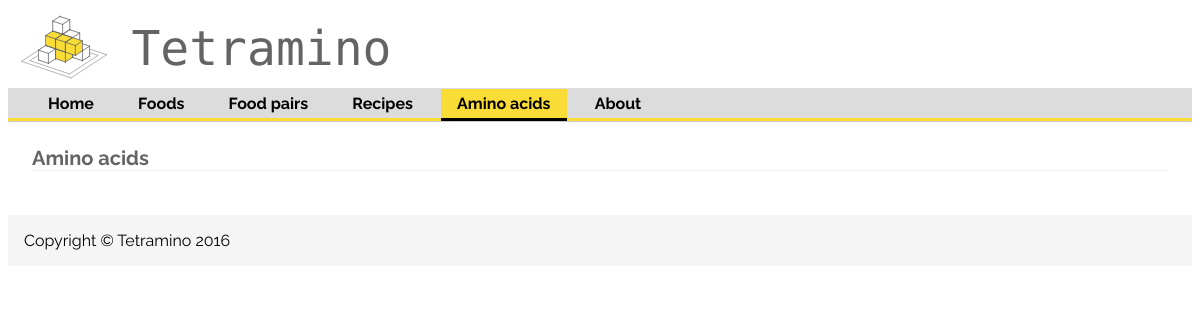
Before: /listAminoAcids/ with the older database file.
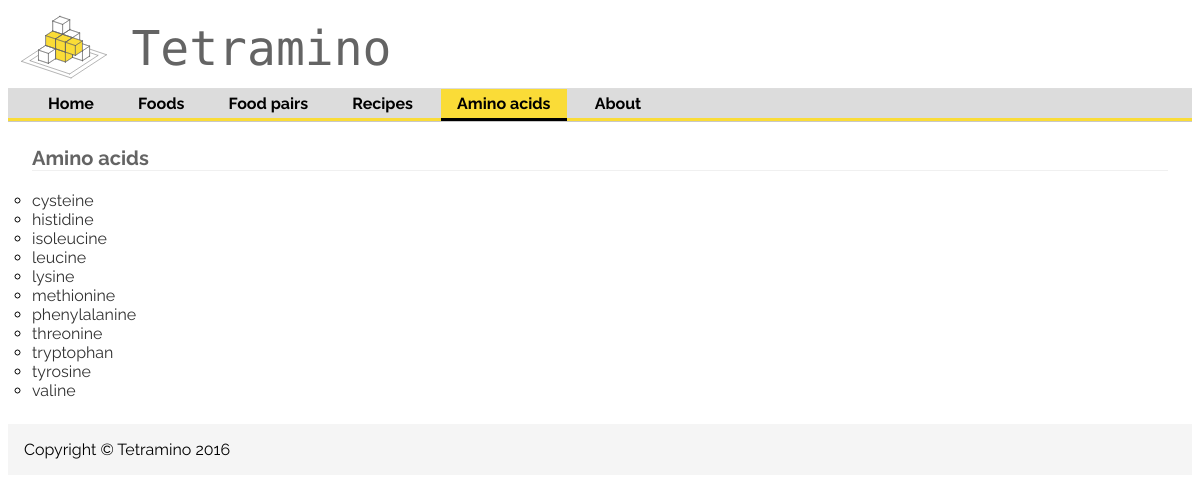
After: the same page with the newer database file.
### aminoApp/models.py (models this page shows, shortened)
class Nutriment(models.Model):
    dbid = models.IntegerField()
    internal_name = models.CharField(max_length=10)
    public_name = models.CharField(max_length=20)
    unit = models.CharField(max_length=10)
    description = models.TextField(null=True, blank=True)
    category = models.CharField(max_length=30)

### aminoApp/views.py (the view)
# urls.py: url(r'^listAminoAcids/', views.showAminoAcidList, name='listAminoAcid'),
def showAminoAcidList(request):
    aminoAcids= Nutriment.objects.filter(category='amino acid (essential)').order_by('public_name')[:25]
    context = {'aminoAcids': aminoAcids}
    return render(request, 'aminoApp/aminoAcidList.html', context)

### aminoApp/templates/aminoApp/aminoAcidList.html (shortened to what this page needs)
{% extends "aminoApp/baseAminoAcids.html" %}
{% block content %}
<h1>Amino acids</h1>
        <ul>
        {% for acid in aminoAcids %}
            <li><a href="/aminoAcid_{{acid.internal_name}}/">{{ acid.public_name }}</a></li>
        {% endfor %}
        </ul>
{% endblock %}

### aminoApp/templates/aminoApp/baseAminoAcids.html (shortened to what this page needs)
{% extends "aminoApp/base.html" %}
{% block section %}section-aminos{% endblock %}

### aminoApp/templates/aminoApp/base.html (shortened to what this page needs)
<!DOCTYPE html>
<html lang="en">
<head>
    {% load static from staticfiles %}
    <link rel="stylesheet" href="{% static "aminoApp/yellowBungeeStyle.css" %}" />
</head>
<body id="{% block section %}section-generic{% endblock %}">
    <div id="titlebar">
        <table style="width:100%">
            <tr>
                <td width="10%"><img src="/static/aminoApp/platefulOfCubes.svg" height="70" width="100" align="middle"/></td>
                <td>Tetramino</td>
            </tr>
        </table>
    </div>
    <div id="headbar">
        {% block headbar %}
        <ul>
            <li class="nav-home"><a href="/">Home</a></li>
            <li class="nav-foods"><a href="/listFoods/" class="foods">Foods</a></li>
            <li class="nav-foodpairs"><a href="/choosePair/">Food pairs</a></li>
            <li class="nav-recipes"><a href="/recipeTable/">Recipes</a></li>
            <li class="nav-aminos"><a href="/listAminoAcids/">Amino acids</a></li>
            <li class="nav-about"><a href="/about/">About</a></li>
        </ul>
        {% endblock %}
    </div>
    <div id="subhead">
    </div>
    <div id="content">
        {% block content %}{% endblock %}
    </div>
    <div id="footer">
        {% block footer %}Copyright &copy; Tetramino 2016{% endblock %}
    </div>
</body>
</html>

### aminoApp/static/aminoApp/yellowBungeeStyle.css (style rules this page uses)
img { vertical-align:middle; }
ul { list-style-type: circle; padding: 0; margin: 0; }
#content ul { list-style-type: circle; padding: 0; margin: 0; }
body { font-family: "Raleway", serif; }
th, td { border-bottom: 1px solid #ddd; padding: 5px; }
table { border-collapse: collapse; border: 1px solid #ddd; width: 80%; }
#titlebar table { border: 0px; }
#titlebar td { font-family: 'Monoton', cursive; font-size: 48px; font-weight: bold margin-top: -0.2em; margin-bottom: -0.1em; margin-left: 0em; margin-right: 0; background-color: white; color: rgb(100,100,100); }
#headbar ul, #subhead ul { margin: 0; padding: 5px 20px 5px 20px; list-style-type: none; list-style-image: none; }
#headbar li, #subhead li { display: inline; }
#headbar ul li a { text-decoration:none; margin: 4px; padding: 5px 16px 5px 16px; font-weight: bold; color: black; }
div#headbar { background-color:rgb(220,220,220); border-bottom: solid rgb(250,220,55); }
div#subhead { background-color:rgb(240,240,240); border-bottom: solid 1px rgb(200,200,200); }
a:link { text-decoration: none; color: rgb(0,0,100); }
li a:link { color: rgb(50,50,50); }
#section-home .nav-home a, #section-foods .nav-foods a, #section-about .nav-about a, #section-foodpairs .nav-foodpairs a, #section-recipes .nav-recipes a, #section-aminos .nav-aminos a { background-color:rgb(250,220,55); border-bottom: solid rgb(0,0,0); }
h1 { margin-bottom: 1em; margin-top: 0; margin-left: 0em; font-family: 'Raleway', serif; font-size: 20px; text-align: left; color: rgb(100,100,100); border-bottom: solid 1px rgb(240,240,240); }
div#footer { background-color:rgb(245,245,245); margin-bottom: 0.6em; padding: 1em; }
div#content { margin: 1em; padding: 0.5em; float: none }

Changed rows visible on the page:
added Nutriment: public_name "cysteine"
added Nutriment: public_name "histidine"
added Nutriment: public_name "isoleucine"
added Nutriment: public_name "leucine"
added Nutriment: public_name "lysine"
added Nutriment: public_name "methionine"
added Nutriment: public_name "phenylalanine"
added Nutriment: public_name "threonine"
added Nutriment: public_name "tryptophan"
added Nutriment: public_name "tyrosine"
added Nutriment: public_name "valine"
